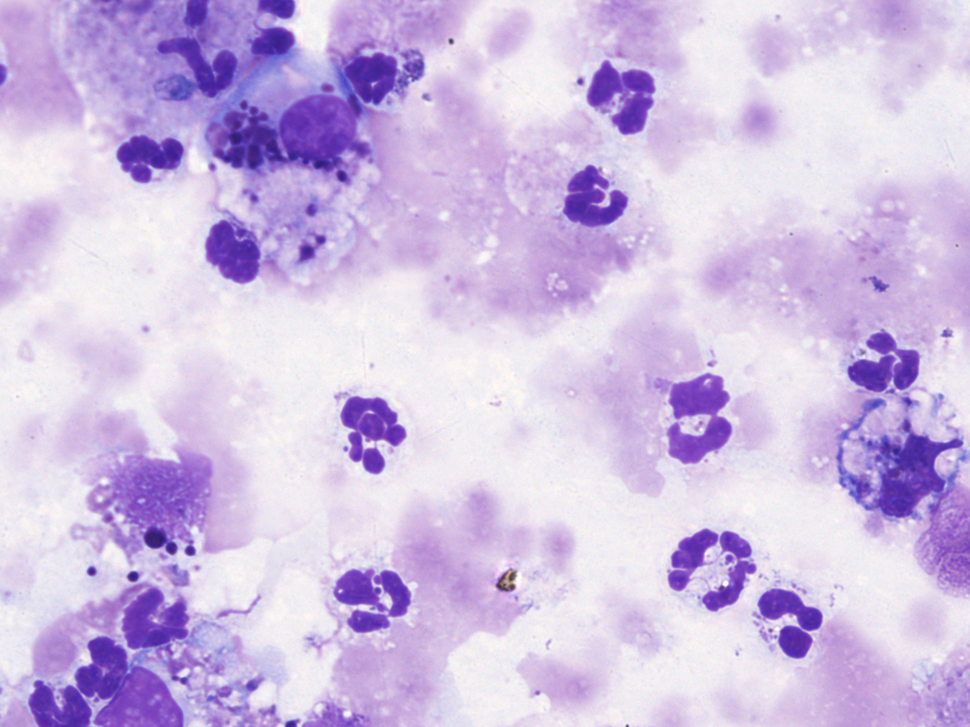
//> input picture images/bordel.tif, 970 x 727 px, shrunk from 1755 x 1315 before the run
$ ./kmeans 3 images/bordel.tif images/cassecouilles.tif   (built with g++ and OpenCV 4)
//> lines starting //> are read from the running program, lines starting //| are printed output that depends on the picture
### root.hpp
#include <iostream>
#include <opencv2/opencv.hpp>

using namespace cv;
using namespace std;

### kmeans.cpp
#include "root.hpp"

void process(unsigned int K, const char* imsname, const char* imdname)
{
//> called with K = 3, imsname = "images/bordel.tif", imdname = "images/cassecouilles.tif"
  Mat ims = imread(imsname);
//> ims is the input picture: 727 rows x 970 cols, CV_8UC3; mean B, G, R 227, 189.9, 207.9
  if (!ims.data) {
    cerr << "Could not open or find the image corresponding to " << imsname << "\n" << endl;
    exit(EXIT_FAILURE);
  }

  int width = ims.cols, height = ims.rows;
//> width = 970; height = 727

  Mat imd;
  ims.copyTo(imd);

  vector<Point2f> points(width * height);
  for (int i = 0; i < height; i++) {
    for (int j = 0; j < width; j++) {
      points[j + i * width] = Point2f((ims.at<Vec3b>(i, j)[0] + ims.at<Vec3b>(i, j)[1]) / 2, (ims.at<Vec3b>(i, j)[1] + ims.at<Vec3b>(i, j)[2]) / 2);
      // TODO : better conversion from Vec3b to Point2f
    }
  }
//> after the loop, points = 705190 items

  vector<int> labels(width * height);
  kmeans(points, K, labels, TermCriteria(TermCriteria::EPS + TermCriteria::COUNT, 10, 1.0), 3, KMEANS_PP_CENTERS, noArray());
//> labels = 705190 items

  int label, color;
  for (int i = 0; i < height; i++) {
    for (int j = 0; j < width; j++) {
      label = labels[j + i * width];
      color = (float) label / (K - 1) * 255;
      imd.at<Vec3b>(i, j) = Vec3b(color, color, color);
    }
  }
//> this loop made 727 passes
//> (label, color) on passes 1 to 3: (1, 127), (1, 127), (1, 127)
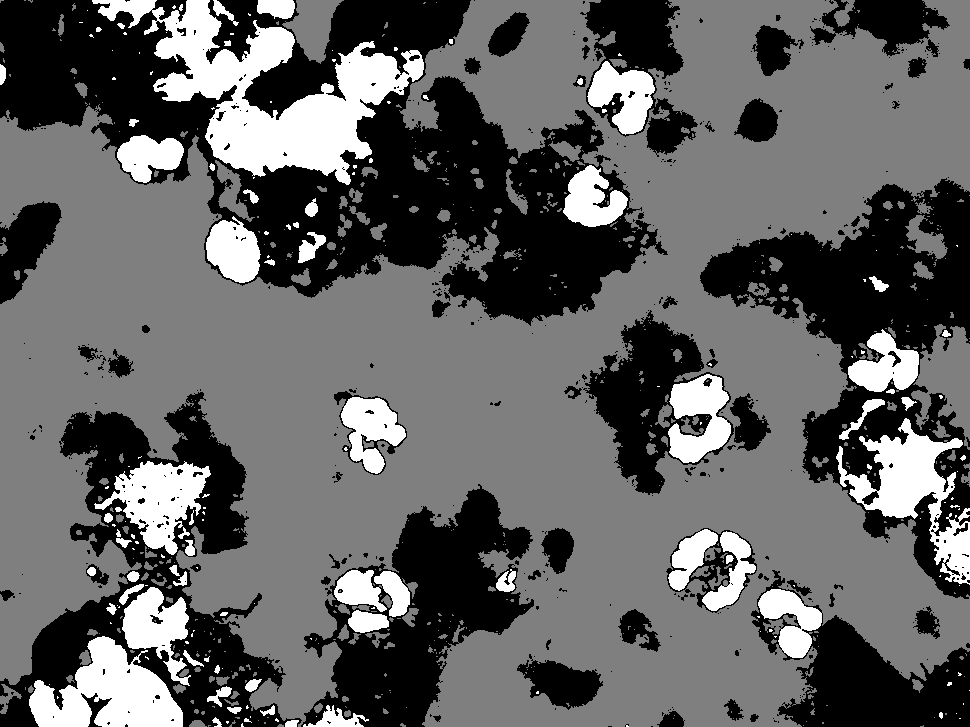
//> imd: 727 rows x 970 cols, CV_8UC3; min 0, max 255, mean 98.3
//> after the loop, label = 0; color = 0

  imwrite(imdname, imd);
}

void usage(const char * s)
{
  cerr << "Usage: " << s << " n_clusters input_img_path output_img_name" << endl;
  exit(EXIT_FAILURE);
}

#define param 3
int main(int argc, char* argv[])
{
  if(argc != (param + 1)) usage(argv[0]);

  process(atoi(argv[1]), argv[2], argv[3]);
  return EXIT_SUCCESS;
}

$ run again, on images/facile.tif
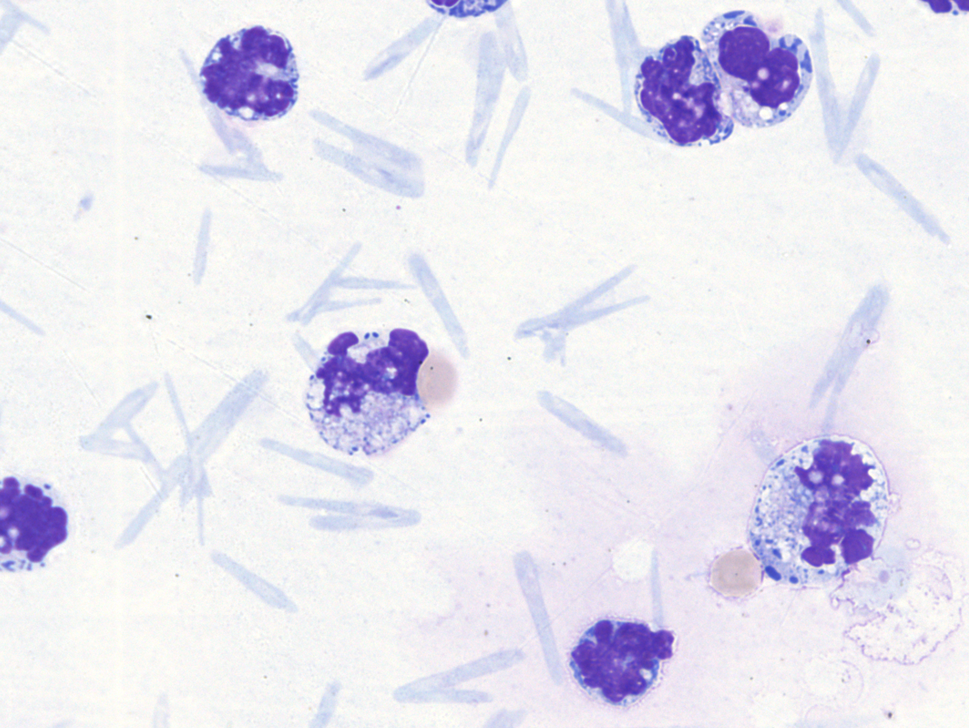
//> input picture images/facile.tif, 969 x 728 px, shrunk from 1749 x 1314 before the run
//> in process, ims is the input picture: 728 rows x 969 cols, CV_8UC3; mean B, G, R 240.3, 229.7, 231.6
//> after the loop in process, `for (int i = 0; i < height; i++)`: points = 705432 items
//> the loop in process, `for (int i = 0; i < height; i++)` made 728 passes
//> (label, color) on passes 1 to 3: (1, 127), (1, 127), (1, 127)
//> after the loop in process, `for (int i = 0; i < height; i++)`:
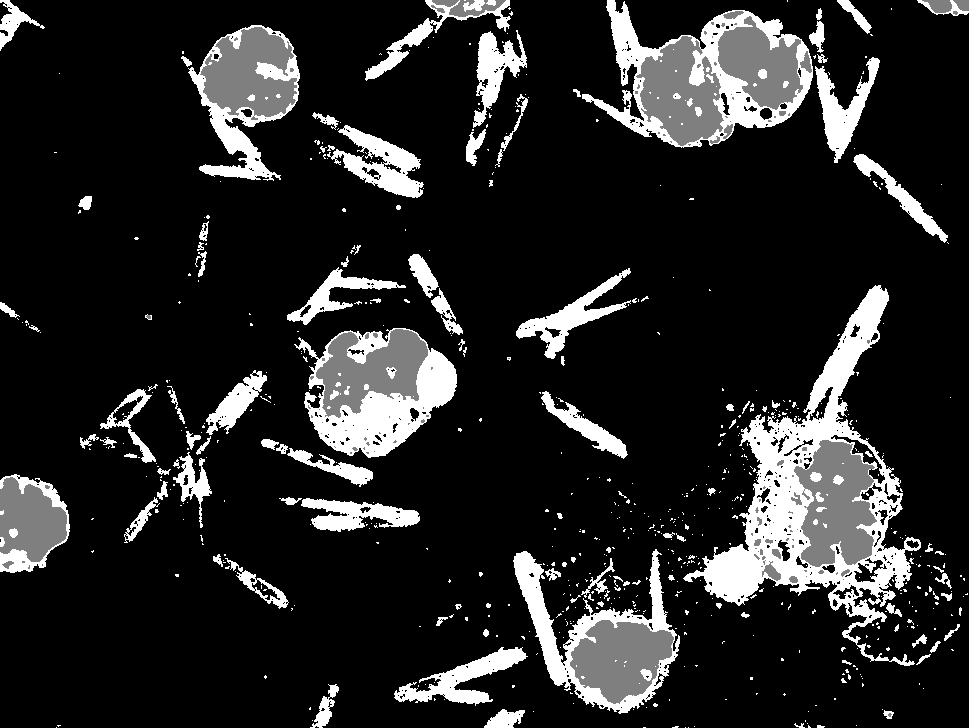
//> imd: 728 rows x 969 cols, CV_8UC3; min 0, max 255, mean 38.5
//> after the loop in process, `for (int i = 0; i < height; i++)`: label = 0

$ run again, on images/simple.tif
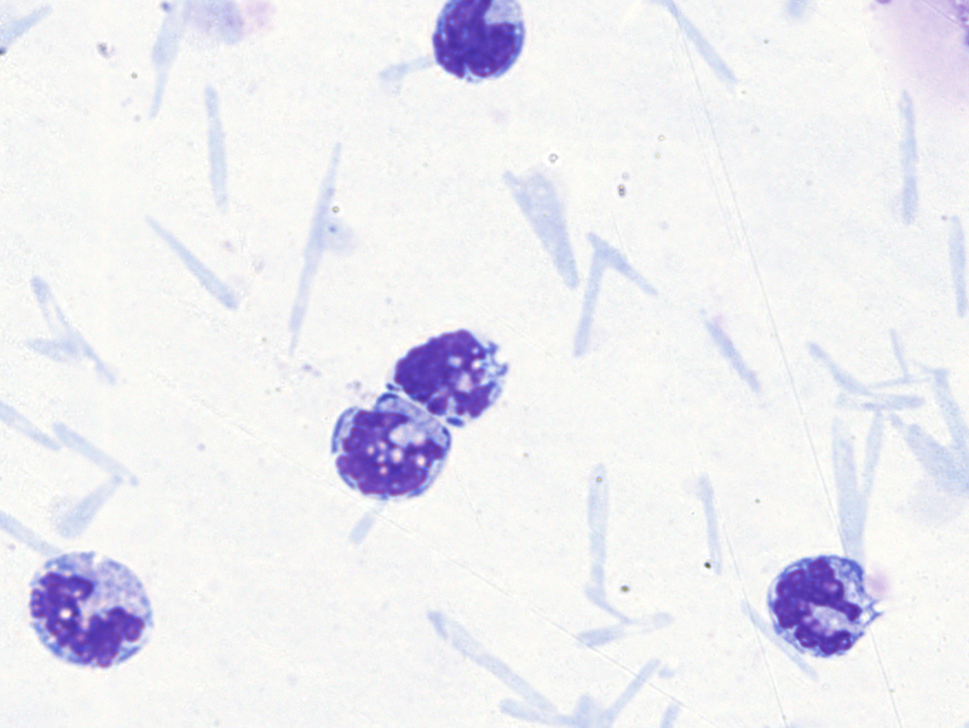
//> input picture images/simple.tif, 969 x 728 px, shrunk from 1749 x 1314 before the run
//> in process, ims is the input picture: 728 rows x 969 cols, CV_8UC3; mean B, G, R 242, 235.7, 236.3
//> after the loop in process, `for (int i = 0; i < height; i++)`: points = 705432 items
//> the loop in process, `for (int i = 0; i < height; i++)` made 728 passes
//> (label, color) on passes 1 to 3: (2, 255), (2, 255), (2, 255)
//> after the loop in process, `for (int i = 0; i < height; i++)`:
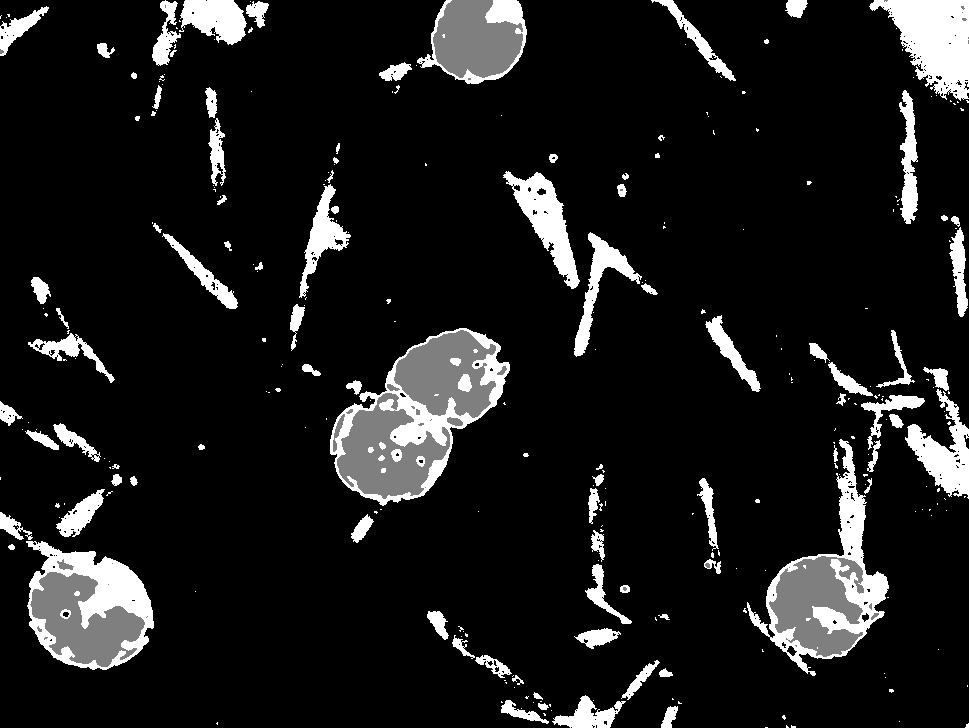
//> imd: 728 rows x 969 cols, CV_8UC3; min 0, max 255, mean 27.6
//> after the loop in process, `for (int i = 0; i < height; i++)`: label = 2; color = 255
